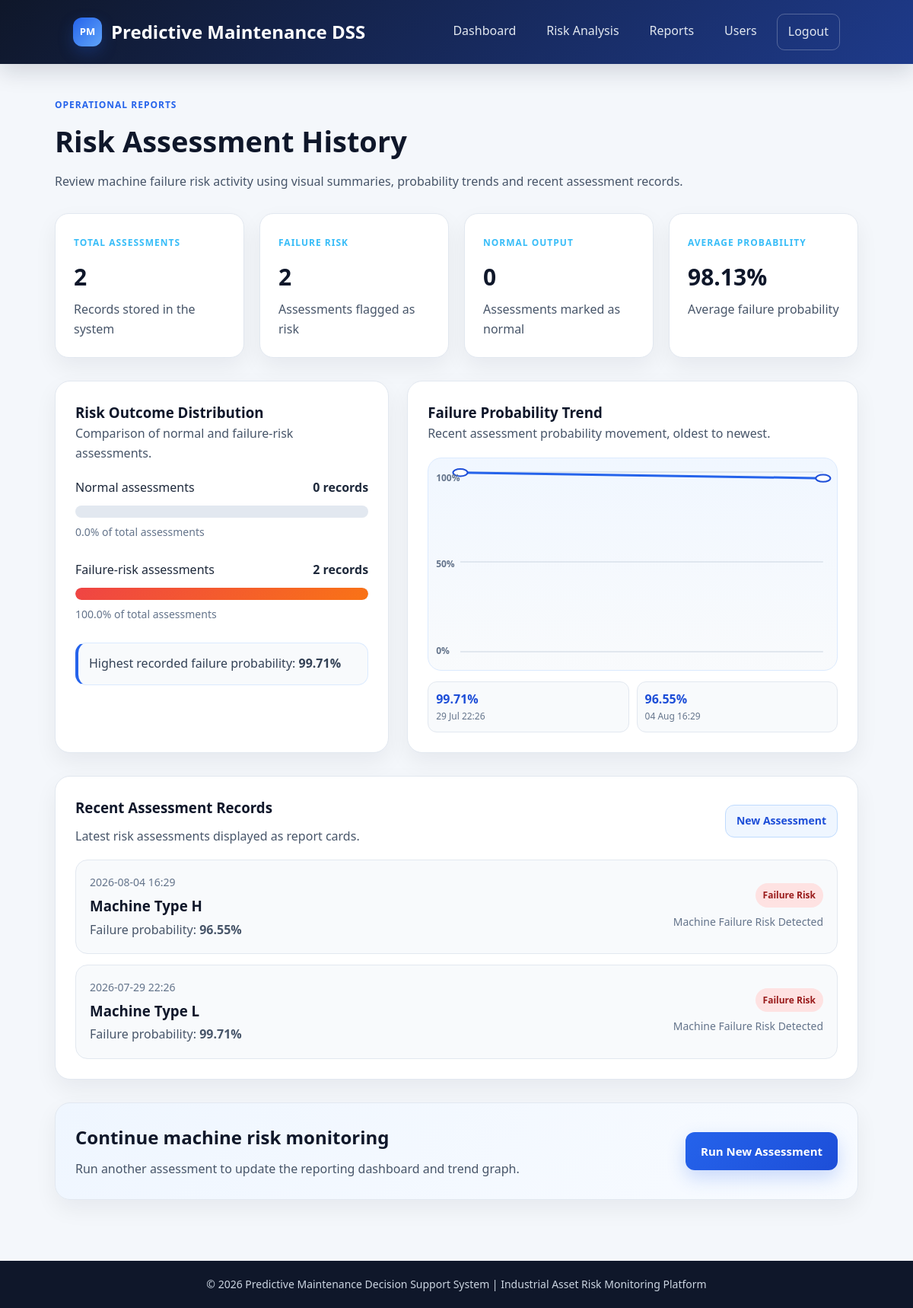
The page /history (signed in) on the database its author committed.
### app/models.py (models this page shows)
class PredictionHistory(db.Model):
    id = db.Column(db.Integer, primary_key=True)
    user_id = db.Column(db.Integer, db.ForeignKey("user.id"), nullable=False)
    machine_type = db.Column(db.String(1), nullable=False)
    air_temperature = db.Column(db.Float, nullable=False)
    process_temperature = db.Column(db.Float, nullable=False)
    rotational_speed = db.Column(db.Float, nullable=False)
    torque = db.Column(db.Float, nullable=False)
    tool_wear = db.Column(db.Float, nullable=False)
    prediction = db.Column(db.Integer, nullable=False)
    failure_probability = db.Column(db.Float, nullable=False)
    status = db.Column(db.String(120), nullable=False)
    recommendation = db.Column(db.String(255), nullable=False)
    created_at = db.Column(
        db.DateTime,
        default=lambda: datetime.now(timezone.utc),
        nullable=False,
    )

### app/routes.py (the view, shortened to what this page needs)
@main.route("/history")
@login_required
def history():
    if current_user.role == "admin":
        records = (
            PredictionHistory.query
            .order_by(PredictionHistory.created_at.desc())
            .all()
        )
    total_records = len(records)
    failure_records = sum(1 for record in records if record.prediction == 1)
    normal_records = total_records - failure_records
    if total_records > 0:
        normal_percentage = round((normal_records / total_records) * 100, 2)
        failure_percentage = round((failure_records / total_records) * 100, 2)
        average_probability = round(
            sum(record.failure_probability for record in records) / total_records,
            2,
        )
        highest_probability = round(
            max(record.failure_probability for record in records),
            2,
        )
    else:
        normal_percentage = 0
        failure_percentage = 0
        average_probability = 0
        highest_probability = 0
    recent_for_chart = list(reversed(records[:10]))
    trend_points = []
    point_count = len(recent_for_chart)
    for index, record in enumerate(recent_for_chart):
        if point_count == 1:
            x_position = 50
        else:
            x_position = (index / (point_count - 1)) * 100
        y_position = 100 - max(0, min(record.failure_probability, 100))
        trend_points.append(
            {
                "x": round(x_position, 2),
                "y": round(y_position, 2),
                "probability": round(record.failure_probability, 2),
                "label": record.created_at.strftime("%d %b %H:%M"),
            }
        )
    svg_points = " ".join(
        f"{point['x']},{point['y']}" for point in trend_points
    )
    return render_template(
        "history.html",
        records=records,
        total_records=total_records,
        failure_records=failure_records,
        normal_records=normal_records,
        normal_percentage=normal_percentage,
        failure_percentage=failure_percentage,
        average_probability=average_probability,
        highest_probability=highest_probability,
        trend_points=trend_points,
        svg_points=svg_points,
    )

### app/__init__.py (called while the page is built)
def create_app():
    app = Flask(__name__)
    app.config["SECRET_KEY"] = os.environ.get(
        "SECRET_KEY",
        "temporary-secret-key-change-later",
    )
    app.config["SQLALCHEMY_DATABASE_URI"] = "sqlite:///pdm_app.db"
    app.config["SQLALCHEMY_TRACK_MODIFICATIONS"] = False
    db.init_app(app)
    login_manager.init_app(app)
    csrf.init_app(app)
    login_manager.login_view = "main.login"
    login_manager.login_message = "Please log in to access this page."
    login_manager.login_message_category = "warning"
    @login_manager.user_loader
    def load_user(user_id):
        return User.query.get(int(user_id))
    from app.routes import main
    app.register_blueprint(main)
    return app

### app/templates/history.html (shortened to what this page needs)
<!DOCTYPE html>
<html>
<head>
    <link rel="stylesheet" href="{{ url_for('static', filename='style.css') }}">
</head>
<body>
    <nav class="navbar">
        <div class="nav-brand">
            <span class="brand-mark">PM</span>
            Predictive Maintenance DSS
        </div>
        <div class="nav-links">
            <a href="{{ url_for('main.dashboard') }}">Dashboard</a>
            <a href="{{ url_for('main.predict') }}">Risk Analysis</a>
            <a href="{{ url_for('main.history') }}">Reports</a>
            {% if current_user.role == "admin" %}
                <a href="{{ url_for('main.users') }}">Users</a>
            {% endif %}
            <a class="logout-link" href="{{ url_for('main.logout') }}">Logout</a>
        </div>
    </nav>
    <main class="container">
        <div class="page-header">
            <p class="eyebrow">Operational Reports</p>
            <h1>Risk Assessment History</h1>
            <p>
                Review machine failure risk activity using visual summaries,
                probability trends and recent assessment records.
            </p>
        </div>
        <div class="stats-grid">
            <div class="stat-card">
                <span class="stat-label">Total Assessments</span>
                <h3>{{ total_records }}</h3>
                <p>Records stored in the system</p>
            </div>
            <div class="stat-card">
                <span class="stat-label">Failure Risk</span>
                <h3>{{ failure_records }}</h3>
                <p>Assessments flagged as risk</p>
            </div>
            <div class="stat-card">
                <span class="stat-label">Normal Output</span>
                <h3>{{ normal_records }}</h3>
                <p>Assessments marked as normal</p>
            </div>
            <div class="stat-card">
                <span class="stat-label">Average Probability</span>
                <h3>{{ average_probability }}%</h3>
                <p>Average failure probability</p>
            </div>
        </div>
        <div class="history-visual-grid">
            <div class="chart-card">
                <div class="table-header">
                    <div>
                        <h3>Risk Outcome Distribution</h3>
                        <p>Comparison of normal and failure-risk assessments.</p>
                    </div>
                </div>
                {% if total_records > 0 %}
                    <div class="risk-bars">
                        <div class="risk-row">
                            <div class="risk-row-header">
                                <span>Normal assessments</span>
                                <strong>{{ normal_records }} records</strong>
                            </div>
                            <div class="bar-track">
                            </div>
                            <p class="bar-caption">{{ normal_percentage }}% of total assessments</p>
                        </div>
                        <div class="risk-row">
                            <div class="risk-row-header">
                                <span>Failure-risk assessments</span>
                                <strong>{{ failure_records }} records</strong>
                            </div>
                            <div class="bar-track">
                                <div class="bar-fill failure" style="width: {{ failure_percentage }}%;"></div>
                            </div>
                            <p class="bar-caption">{{ failure_percentage }}% of total assessments</p>
                        </div>
                    </div>
                    <div class="chart-note">
                        Highest recorded failure probability: <strong>{{ highest_probability }}%</strong>
                    </div>
                {% else %}
                    <div class="empty-state">
                        <h3>No assessment records yet</h3>
                        <p>Run a machine risk analysis to generate reporting data.</p>
                    </div>
                {% endif %}
            </div>
            <div class="chart-card">
                <div class="table-header">
                    <div>
                        <h3>Failure Probability Trend</h3>
                        <p>Recent assessment probability movement, oldest to newest.</p>
                    </div>
                </div>
                {% if trend_points %}
                    <div class="trend-chart-wrap">
                        <div class="trend-y-label top">100%</div>
                        <div class="trend-y-label middle">50%</div>
                        <div class="trend-y-label bottom">0%</div>
                        <svg class="trend-chart" viewBox="0 0 100 100" preserveAspectRatio="none">
                            <line x1="0" y1="0" x2="100" y2="0" class="trend-grid"></line>
                            <line x1="0" y1="50" x2="100" y2="50" class="trend-grid"></line>
                            <line x1="0" y1="100" x2="100" y2="100" class="trend-grid"></line>
                            <polyline
                                points="{{ svg_points }}"
                                class="trend-line">
                            </polyline>
                            {% for point in trend_points %}
                                <circle
                                    class="trend-point"
                                    cx="{{ point.x }}"
                                    cy="{{ point.y }}"
                                    r="2">
                                </circle>
                            {% endfor %}
                        </svg>
                    </div>
                    <div class="trend-labels">
                        {% for point in trend_points %}
                            <div>
                                <strong>{{ point.probability }}%</strong>
                                <span>{{ point.label }}</span>
                            </div>
                        {% endfor %}
                    </div>
                {% else %}
                    <div class="empty-state">
                        <h3>No trend data available</h3>
                        <p>Prediction results will appear here after assessments are created.</p>
                    </div>
                {% endif %}
            </div>
        </div>
        <div class="info-card">
            <div class="table-header">
                <div>
                    <h3>Recent Assessment Records</h3>
                    <p>Latest risk assessments displayed as report cards.</p>
                </div>
                <a class="button small secondary" href="{{ url_for('main.predict') }}">
                    New Assessment
                </a>
            </div>
            {% if records %}
                <div class="history-card-list">
                    {% for record in records[:6] %}
                        <div class="history-item">
                            <div>
                                <p class="record-date">
                                    {{ record.created_at.strftime("%Y-%m-%d %H:%M") }}
                                </p>
                                <h3>Machine Type {{ record.machine_type }}</h3>
                                <p>
                                    Failure probability:
                                    <strong>{{ record.failure_probability }}%</strong>
                                </p>
                            </div>
                            <div class="record-status">
                                {% if record.prediction == 1 %}
                                    <span class="badge danger">Failure Risk</span>
                                {% else %}
                                    <span class="badge success">Normal</span>
                                {% endif %}
                                <p>{{ record.status }}</p>
                            </div>
                        </div>
                    {% endfor %}
                </div>
            {% else %}
                <div class="empty-state">
                    <h3>No recent records</h3>
                    <p>Use the risk analysis page to create your first record.</p>
                    <a class="button primary" href="{{ url_for('main.predict') }}">Run Risk Analysis</a>
                </div>
            {% endif %}
        </div>
        <div class="cta-panel">
            <div>
                <h2>Continue machine risk monitoring</h2>
                <p>
                    Run another assessment to update the reporting dashboard and trend graph.
                </p>
            </div>
            <a class="button primary" href="{{ url_for('main.predict') }}">
                Run New Assessment
            </a>
        </div>
    </main>
    <footer>
        <p>© 2026 Predictive Maintenance Decision Support System | Industrial Asset Risk Monitoring Platform</p>
    </footer>
</body>
</html>

### rows shown on the page
PredictionHistory: created_at "2026-08-04 16:29", machine_type "H", failure_probability "96.55", prediction "Failure Risk", status "Machine Failure Risk Detected"
PredictionHistory: created_at "2026-07-29 22:26", machine_type "L", failure_probability "99.71", prediction "Failure Risk", status "Machine Failure Risk Detected"

### other values the page prints
{{ total_records }} "2"
{{ failure_records }} "2"
{{ normal_records }} "0"
{{ average_probability }} "98.13"
{{ normal_percentage }} "0.0"
{{ failure_percentage }} "100.0"
{{ highest_probability }} "99.71"
{{ point.probability }} "99.71" "96.55"
{{ point.label }} "29 Jul 22:26" "04 Aug 16:29"
